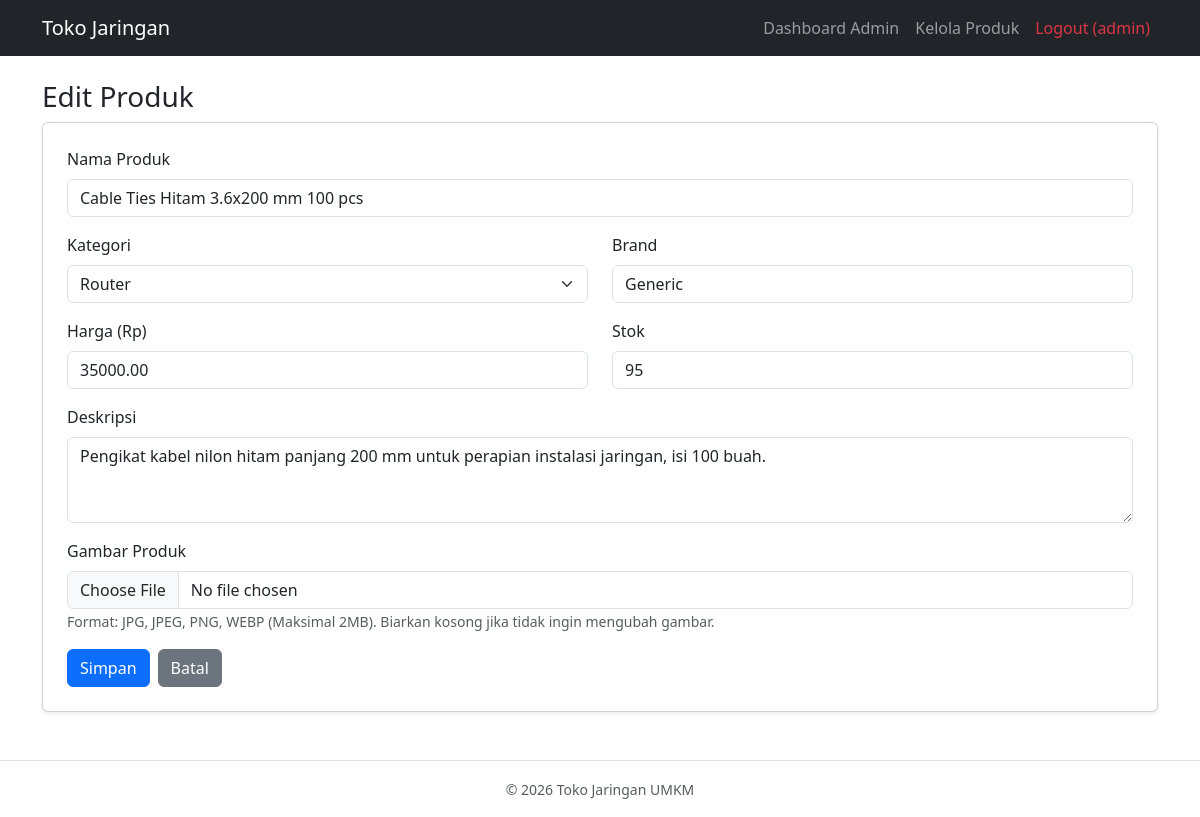
Page /admin/produk-form.php?id=106 (signed in) on the committed database.
### tables this page shows
CREATE TABLE `produk` (
  `id` int(11) NOT NULL,
  `nama` varchar(150) NOT NULL,
  `kategori` varchar(100) NOT NULL,
  `harga` decimal(12,2) NOT NULL,
  `stok` int(11) NOT NULL DEFAULT 0,
  `deskripsi` text DEFAULT NULL,
  `brand` varchar(100) DEFAULT NULL,
  `gambar` varchar(255) DEFAULT 'default.jpg'
);

### function.php (called while the page is built, shortened)
<?php
require_once __DIR__ . '/conn.php';
function query($sql) {
    global $conn;
    $result = mysqli_query($conn, $sql);
    $rows = [];
    while ($row = mysqli_fetch_assoc($result)) {
        $rows[] = $row;
    }
    return $rows;
}
?>

### admin/produk-form.php (the view, shortened to what this page needs)
<?php
require_once __DIR__ . '/../function.php';
include __DIR__ . '/../components/header.php';
$id = $_GET['id'] ?? null;
$produk = ['nama' => '', 'kategori' => 'Router', 'harga' => '', 'stok' => '', 'brand' => '', 'deskripsi' => '', 'gambar' => 'default.jpg'];
$is_edit = false;
if ($id) {
    $data = query("SELECT * FROM produk WHERE id = " . intval($id));
    if (!empty($data)) {
        $produk = $data[0];
        $is_edit = true;
    }
}
?>
<h3><?= $is_edit ? 'Edit Produk' : 'Tambah Produk Baru'; ?></h3>
<form method="post" enctype="multipart/form-data" class="card p-4 shadow-sm mb-4">
    <div class="mb-3">
        <label class="form-label">Nama Produk</label>
        <input type="text" name="nama" class="form-control" value="<?= htmlspecialchars($produk['nama']); ?>" required>
    </div>
    <div class="row">
        <div class="col-md-6 mb-3">
            <label class="form-label">Kategori</label>
            <select name="kategori" class="form-select">
                <option value="Router" <?= $produk['kategori'] === 'Router' ? 'selected' : ''; ?>>Router</option>
            </select>
        </div>
        <div class="col-md-6 mb-3">
            <label class="form-label">Brand</label>
            <input type="text" name="brand" class="form-control" value="<?= htmlspecialchars($produk['brand']); ?>" required>
        </div>
    </div>
    <div class="row">
        <div class="col-md-6 mb-3">
            <label class="form-label">Harga (Rp)</label>
            <input type="number" name="harga" class="form-control" value="<?= $produk['harga']; ?>" required>
        </div>
        <div class="col-md-6 mb-3">
            <label class="form-label">Stok</label>
            <input type="number" name="stok" class="form-control" value="<?= $produk['stok']; ?>" required>
        </div>
    </div>
    <div class="mb-3">
        <label class="form-label">Deskripsi</label>
        <textarea name="deskripsi" class="form-control" rows="3"><?= htmlspecialchars($produk['deskripsi']); ?></textarea>
    </div>
    <div class="mb-3">
        <label class="form-label">Gambar Produk</label>
        <input type="file" name="gambar" class="form-control" accept="image/*">
        <small class="text-muted">Format: JPG, JPEG, PNG, WEBP (Maksimal 2MB). Biarkan kosong jika tidak ingin mengubah gambar.</small>
    </div>
    <div class="d-flex gap-2">
        <button type="submit" class="btn btn-primary">Simpan</button>
        <a href="produk-list.php" class="btn btn-secondary">Batal</a>
    </div>
</form>
<?php include __DIR__ . '/../components/footer.php'; ?>

### rows in the picture
produk: nama "Cable Ties Hitam 3.6x200 mm 100 pcs", brand "Generic", harga "35000.00", stok "95", deskripsi "Pengikat kabel nilon hitam panjang 200 mm untuk perapian instalasi jaringan, isi 100 buah."

### other values in the picture
$_SESSION['user']['username'] "admin"
